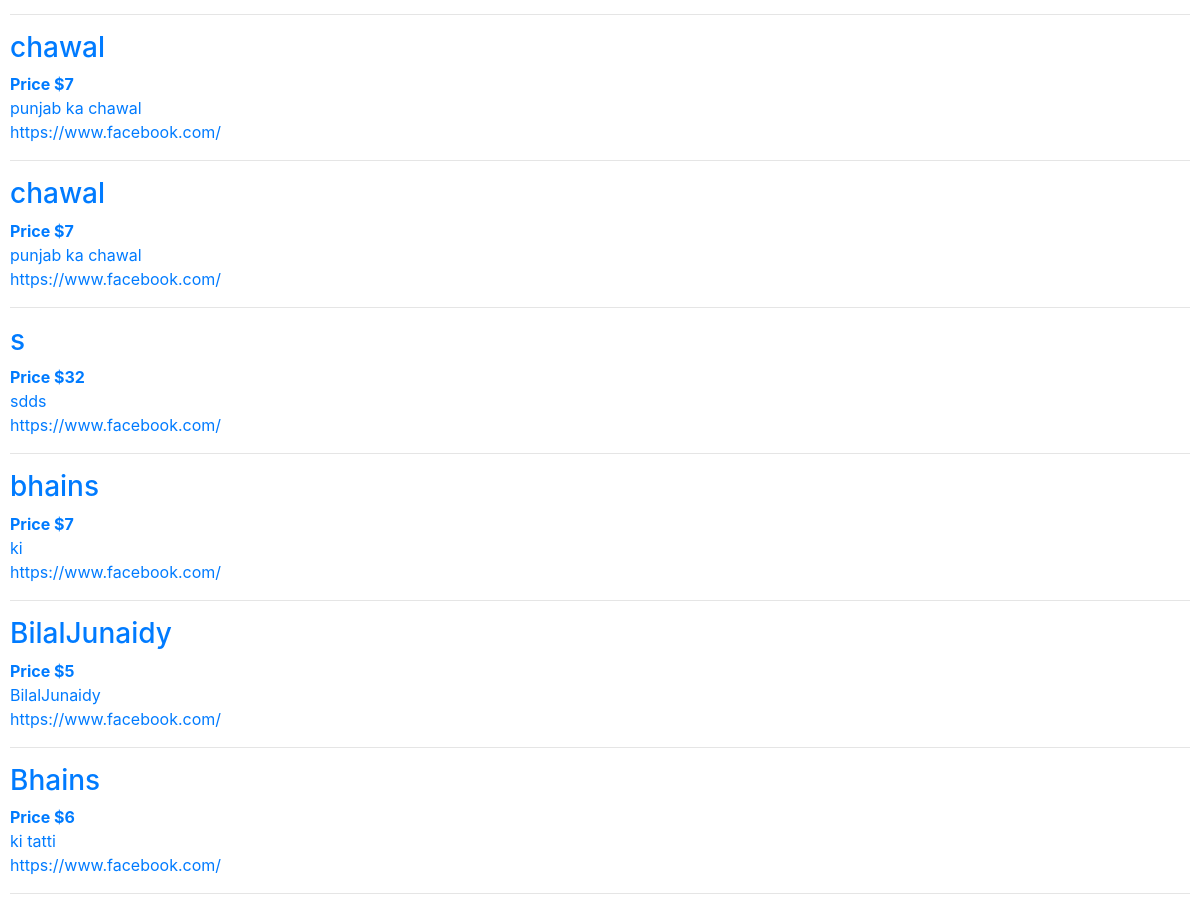
The page /auctions/ (lower part) on the database as committed earlier.
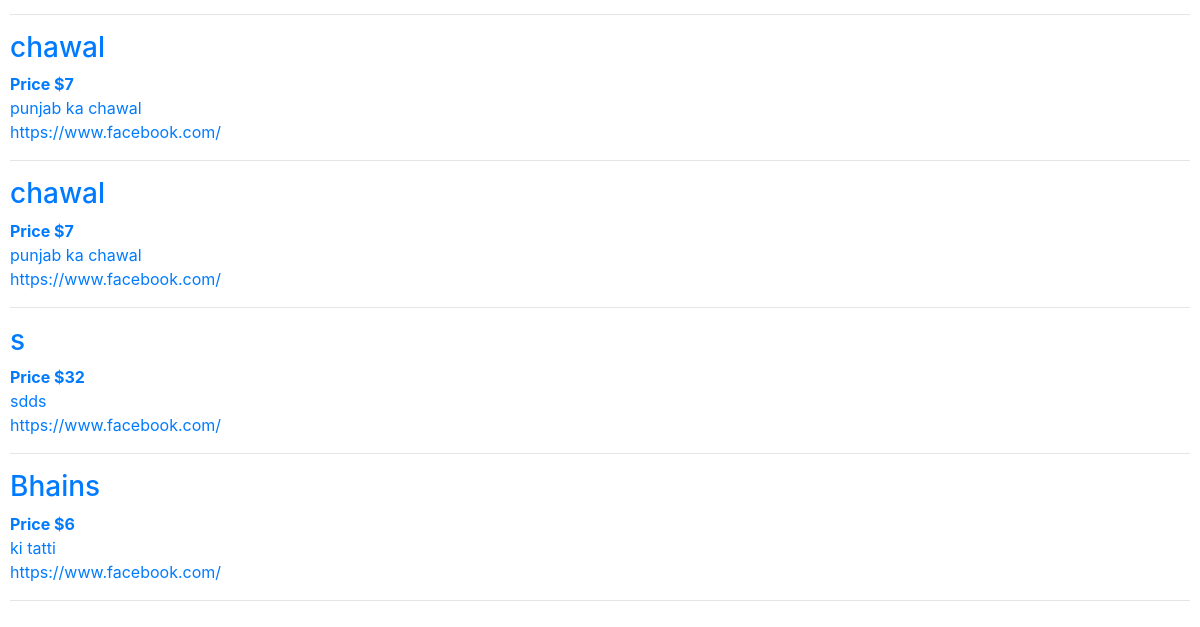
The same page on the database as committed later.
### auctions/models.py (models this page shows, shortened)
class auction_list(models.Model):
    auction_owner = models.ForeignKey(User, on_delete=models.CASCADE, related_name = "owner")
    title = models.CharField(max_length = 64)
    description = models.CharField(max_length = 1200)
    starting_bid = models.IntegerField(validators=[MinValueValidator(1)])
    link = models.URLField(max_length = 200)
    auction_category = models.CharField(max_length = 64)
    highest_bid = models.IntegerField(validators=[MinValueValidator(1)])
    status = models.BooleanField(default = False)
    auction_winner = models.ForeignKey(User, on_delete=models.CASCADE, related_name = "winner")
    watchlist_users = models.ManyToManyField(User, blank=True, related_name = "watchlistusers")

### auctions/views.py (the view)
# urls.py: path("", views.index, name="index"),
def index(request):
    active_listings = auction_list.objects.filter(status=False)
    return render(request, "auctions/index.html", {
        "listing": active_listings
    })

### auctions/templates/auctions/index.html (shortened to what this page needs)
{% extends "auctions/layout.html" %}
{% block body %}
    {% for item in listing %}
    <a href="{% url 'listing' item.id %}">
        <h3>{{item.title}}</h3>
        <Strong>Price ${{item.highest_bid}}</Strong>
        <br>
        {{item.description}}
        <br>
        {{item.link}}
        <br>
        <hr>
    </a>
    {% endfor %}
{% endblock %}

Rows that differ between the two databases and show on the page:
no longer on this page (row edited): auction_list: title "bhains", highest_bid "7", description "ki", link "https://www.facebook.com/"
no longer on this page (row edited): auction_list: title "BilalJunaidy", highest_bid "5", description "BilalJunaidy", link "https://www.facebook.com/"
